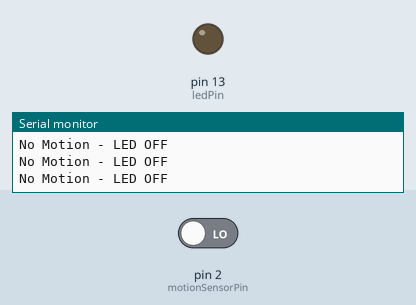
The sketch below on a simulated Arduino Uno, built with avr-gcc and run on an emulated ATmega328P. On the bench: output pins drawn as LEDs (lit = HIGH), the last lines printed to the serial monitor. The inputs (shaded band) are chosen by the test bench; at power-on: pin 2 (motionSensorPin) LOW.

Above: at 1.2 s.
1.3 s: pin 2 (motionSensorPin) driven HIGH
At 1.9 s:
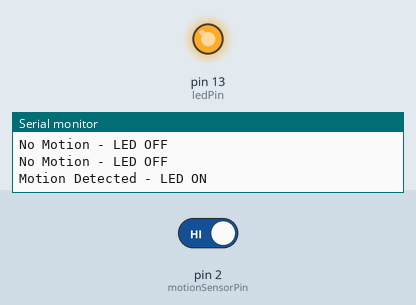
Timing chart, 0 to 4.3 s (numbered marks = the images above; inputs shaded):
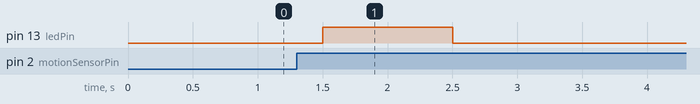

The sketch:

Task1.2P.ino
```cpp
// Define the pins
const int motionSensorPin = 2; // Pin connected to the motion sensor
const int ledPin = 13;         // Pin connected to the built-in LED

volatile bool motionDetected = false; // Volatile keyword is used because this variable is changed within an ISR

// Interrupt Service Routine (ISR) for motion detection
void motionDetectedISR() {
  motionDetected = true;
}

void setup() {
  // Initialize serial communication
  Serial.begin(9600);

  // Initialize the LED pin as output
  pinMode(ledPin, OUTPUT);

  // Initialize the motion sensor pin as input
  pinMode(motionSensorPin, INPUT);

  // Attach the interrupt to the motion sensor pin
  attachInterrupt(digitalPinToInterrupt(motionSensorPin), motionDetectedISR, RISING);
}

void loop() {
  if (motionDetected) {
    // Motion detected, turn on the LED
    digitalWrite(ledPin, HIGH);
    Serial.println("Motion Detected - LED ON");

    // Reset the motionDetected flag
    motionDetected = false;

    delay(500);
  } else {
    // No motion detected, turn off the LED
    digitalWrite(ledPin, LOW);
    Serial.println("No Motion - LED OFF");
  }

  delay(500);
}
```

Measured:
- after the input at 1.3 s, pin 13 (ledPin): LOW → HIGH after 0.20 s, → LOW 1.0 s later
